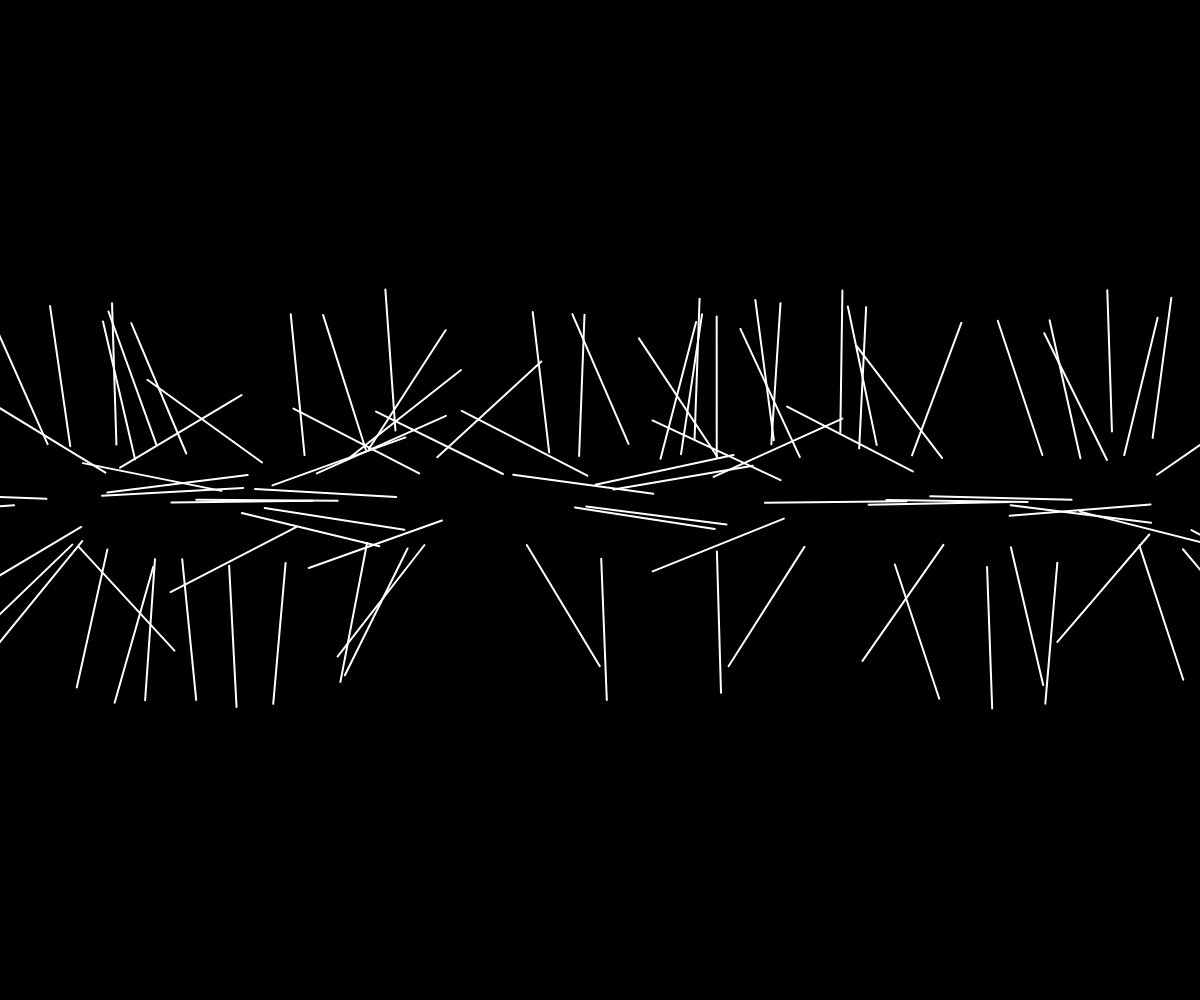
Frame 1 (no input)
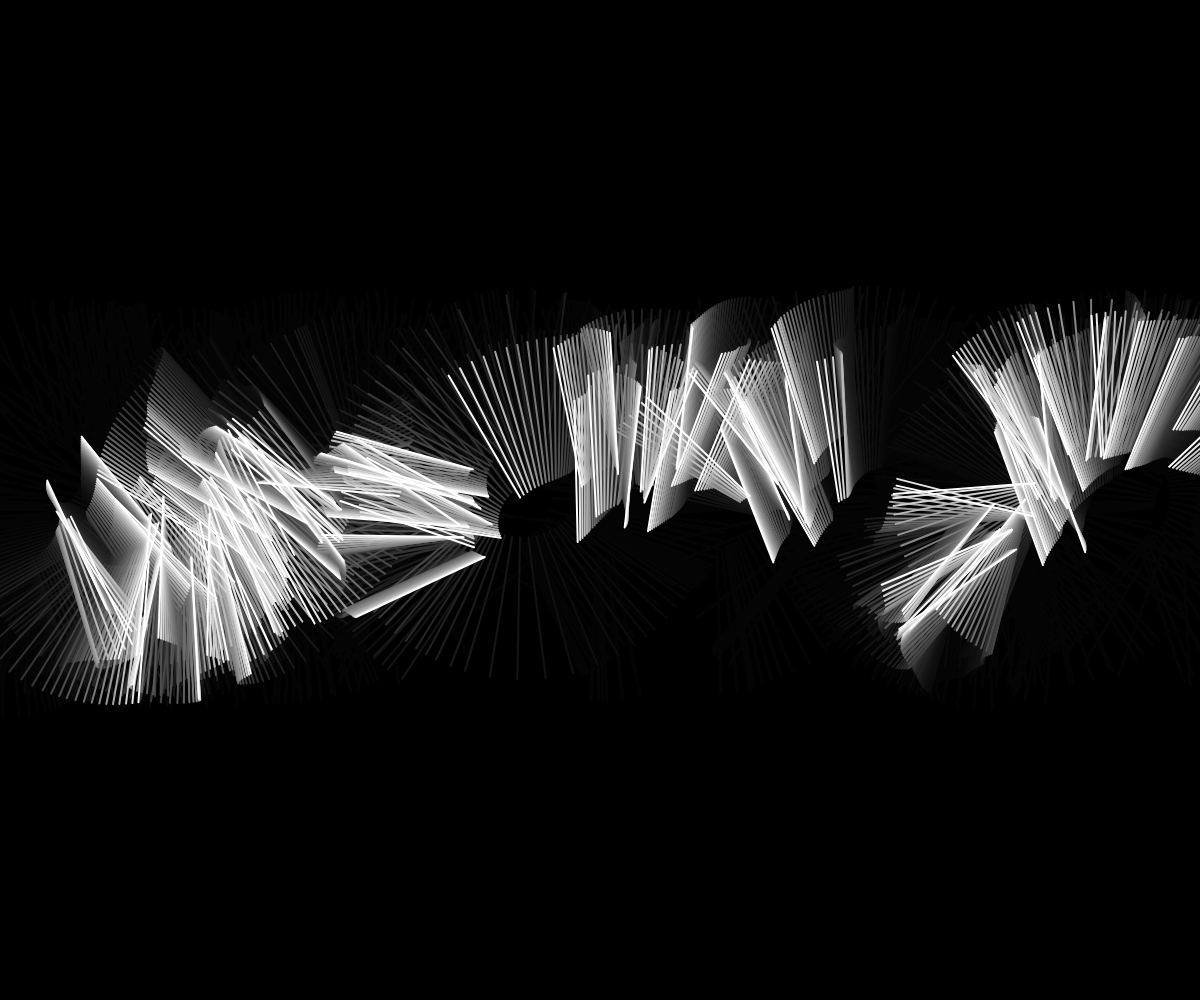
Frame 60 (no input)
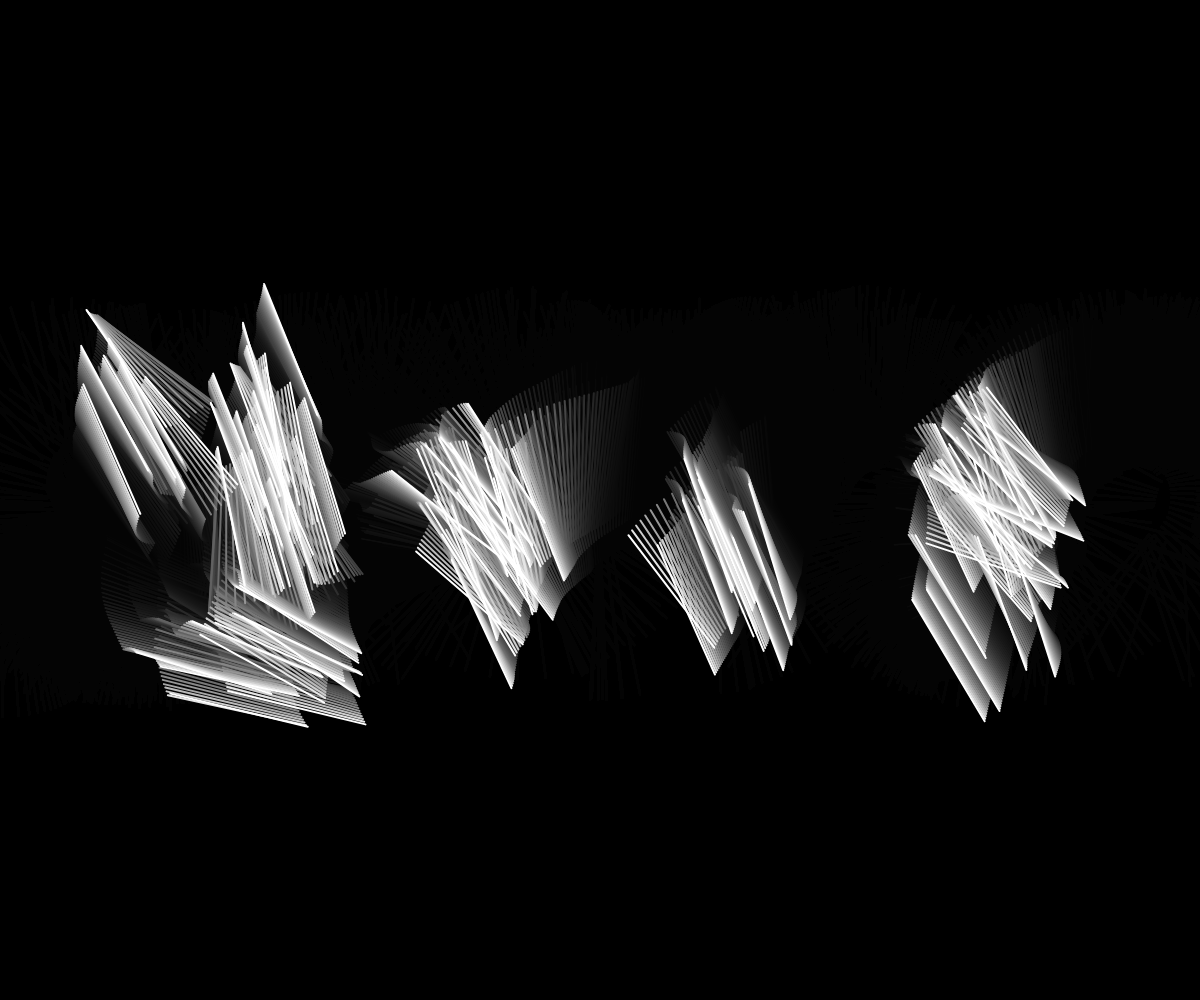
Frame 120 (the mouse pressed at the canvas centre since frame 60)

The p5.js sketch that drew these frames (run headless with seeded random() and noise() and a simulated clock; from frame 60 on, the mouse is pressed at the canvas centre):

// p5.js sketch
// ── sketch.js
//Animation for Trio Tain

//Color change
let H1 = 0;
let shade = 0;

//Bird flock
let flock

function setup() {
  createCanvas(windowWidth, windowHeight);
  colorMode(HSB, 360, 100, 100, 100);
  frameRate(20);
  //background(200, 100, 50);
  background(0);
  // background(H1, 30, 100);
  //Create Flock
  flock = new Flock();
  for (let i = 0; i < 100; i++){
    let b = new Bird(random(width), height/2);
    flock.addBird(b);
  }
}

function draw() {
  // background(H1, 30, 100, 1);
  // background(200, 100, 50, 20);
  background(0, 10);
  //Change Color
  shade += 0.25;
  H1 += 0.5;
  flock.run();
  if (H1 >= 360){
    H1 = 0;
  }


  // if (frameCount >= 100){
    
  // }
}

class Flock {
  constructor() {
    this.birds = [];
  }

  run() {
    for (let bird of this.birds){
      bird.run(this.birds);
    }
  }

  addBird(b) {
    this.birds.push(b);
  }
}

function mousePressed(){
  let fs = fullscreen();
  fullscreen(!fs);
}

function windowResized() {
  resizeCanvas(windowWidth, windowHeight);
  background(0);
}

class Bird {
  constructor(x, y) {
    this.accel = createVector(0,0);
    this.vel = createVector(random(-1, 1), random(-1, 1));
    this.pos = createVector(x, y);
    this.r = 100;
    this.maxspeed = 3; // Maximum speed
    this.maxforce = 0.05; // Maximum steering force
    this.wig = random(30, 50);
    
    //this.h = random(360);
    this.h = 0
  }

  run(birds) {
    this.flock(birds);
    this.update();
    this.borders();
    this.render();
  }

  applyForce(force) {
    this.accel.add(force);
  }

  flock(birds) {
    let sep = this.separate(birds); // Separation
    let ali = this.align(birds); // Alignment
    let coh = this.cohesion(birds); // Cohesion
    // Arbitrarily weight these forces
    sep.mult(1.5);
    ali.mult(1.0);
    coh.mult(1.0);
    // Add the force vectors to acceleration
    this.applyForce(sep);
    this.applyForce(ali);
    this.applyForce(coh);
  }

  update(){
    this.vel.add(this.accel);
    this.vel.limit(this.maxspeed);
    this.pos.add(this.vel);
    this.accel.mult(0);
    this.h -= 1;

    if (this.h <= 0){
      this.h = 360
    }
  }

  seek(target) {
    let desired = p5.Vector.sub(target, this.pos); // A vector pointing from the location to the target
    // Normalize desired and scale to maximum speed
    desired.normalize();
    desired.mult(this.maxspeed);
    // Steering = Desired minus Velocity
    let steer = p5.Vector.sub(desired, this.vel);
    steer.limit(this.maxforce); // Limit to maximum steering force
    return steer;
  }


  render() {
    // Draw a triangle rotated in the direction of velocity
    let theta = this.vel.heading() + radians(90);
    // noStroke();
    strokeWeight(2);
    // stroke(this.h, 100, 100);
    stroke(255);
    // if (frameCount%10==0){
    fill(random(150, 300), random(100), random(100), random(100));
    // fill(random(255), random(100));
    // noFill();
    // }
    push();
    translate(this.pos.x, this.pos.y);
    rotate(theta);
    for (let i; i < 50; i++){}
    // beginShape();
    // vertex(this.wig, this.wig);
    // vertex(-this.r * this.wig, this.r * this.wig);
    // vertex(this.wig, this.r*.5 * this.wig);
    // vertex(this.r/2 * this.wig, this.r * this.wig);
    // endShape(CLOSE);
    
    line(this.wig, this.wig, this.r + this.wig, this.r + this.wig)
    // circle(this.wig+random(5), this.wig+random(5), this.wig+random(20))
    rectMode(CENTER)
    // noStroke();
    // rect(this.wig+random(5), this.wig+random(5), this.wig*random(4), this.wig*random(4))
    pop();
  }

    // Wraparound
    borders() {
      if (this.pos.x < -this.r) this.pos.x = width + this.r;
      if (this.pos.y < -this.r) this.pos.y = height + this.r;
      if (this.pos.x > width + this.r) this.pos.x = -this.r;
      if (this.pos.y > height + this.r) this.pos.y = -this.r;
    }

  // Separation
  // Method checks for nearby birds and steers away
  separate(birds) {
    let desiredseparation = 25.0;
    let steer = createVector(0, 0);
    let count = 0;
    // For every boid in the system, check if it's too close
    for (let i = 0; i < birds.length; i++) {
      let d = p5.Vector.dist(this.pos, birds[i].pos);
      // If the distance is greater than 0 and less than an arbitrary amount (0 when you are yourself)
      if ((d > 0) && (d < desiredseparation)) {
        // Calculate vector pointing away from neighbor
        let diff = p5.Vector.sub(this.pos, birds[i].pos);
        diff.normalize();
        diff.div(d); // Weight by distance
        steer.add(diff);
        count++; // Keep track of how many
      }
    }
    
    // Average -- divide by how many
    if (count > 0) {
      steer.div(count);
    }

    // As long as the vector is greater than 0
    if (steer.mag() > 0) {
      // Implement Reynolds: Steering = Desired - Velocity
      steer.normalize();
      steer.mult(this.maxspeed);
      steer.sub(this.vel);
      steer.limit(this.maxforce);
    }
    return steer;
  }

  // Alignment
  // For every nearby boid in the system, calculate the average velocity
  align(birds) {
    let neighbordist = 50;
    let sum = createVector(0, 0);
    let count = 0;
    for (let i = 0; i < birds.length; i++) {
      let d = p5.Vector.dist(this.pos, birds[i].pos);
      if ((d > 0) && (d < neighbordist)) {
        sum.add(birds[i].vel);
        count++;
      }
    }
    if (count > 0) {
      sum.div(count);
      sum.normalize();
      sum.mult(this.maxspeed);
      let steer = p5.Vector.sub(sum, this.vel);
      steer.limit(this.maxforce);
      return steer;
    } else {
      return createVector(0, 0);
    }
  }

  // Cohesion
  // For the average location (i.e. center) of all nearby birds, calculate steering vector towards that location
  cohesion(birds) {
    let neighbordist = 50;
    let sum = createVector(0, 0); // Start with empty vector to accumulate all locations
    let count = 0;
    for (let i = 0; i < birds.length; i++) {
      let d = p5.Vector.dist(this.pos, birds[i].pos);
      if ((d > 0) && (d < neighbordist)) {
        sum.add(birds[i].pos); // Add location
        count++;
      }
    }
    if (count > 0) {
      sum.div(count);
      return this.seek(sum); // Steer towards the location
    } else {
      return createVector(0, 0);
    }
  }
}
